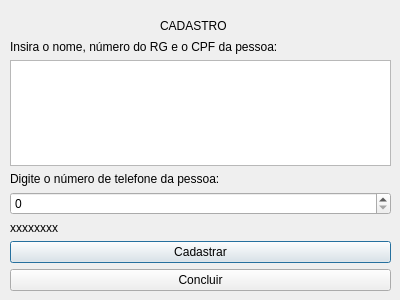
<?xml version="1.0" encoding="UTF-8"?>
<ui version="4.0">
 <class>Cadastro</class>
 <widget class="QDialog" name="Cadastro">
  <property name="geometry">
   <rect>
    <x>0</x>
    <y>0</y>
    <width>400</width>
    <height>300</height>
   </rect>
  </property>
  <property name="windowTitle">
   <string>Cadastro</string>
  </property>
  <widget class="QLabel" name="label">
   <property name="geometry">
    <rect>
     <x>160</x>
     <y>10</y>
     <width>111</width>
     <height>31</height>
    </rect>
   </property>
   <property name="text">
    <string>CADASTRO</string>
   </property>
  </widget>
  <widget class="QWidget" name="">
   <property name="geometry">
    <rect>
     <x>10</x>
     <y>40</y>
     <width>381</width>
     <height>251</height>
    </rect>
   </property>
   <layout class="QVBoxLayout" name="verticalLayout">
    <item>
     <widget class="QLabel" name="label_2">
      <property name="text">
       <string>Insira o nome, número do RG e o CPF da pessoa:</string>
      </property>
     </widget>
    </item>
    <item>
     <widget class="QPlainTextEdit" name="plainTextEdit"/>
    </item>
    <item>
     <widget class="QLabel" name="label_3">
      <property name="text">
       <string>Digite o número de telefone da pessoa:</string>
      </property>
     </widget>
    </item>
    <item>
     <widget class="QSpinBox" name="cp">
      <property name="maximum">
       <number>999999999</number>
      </property>
     </widget>
    </item>
    <item>
     <widget class="QLabel" name="cpf">
      <property name="text">
       <string>xxxxxxxx</string>
      </property>
     </widget>
    </item>
    <item>
     <widget class="QPushButton" name="CadCPF">
      <property name="text">
       <string>Cadastrar</string>
      </property>
     </widget>
    </item>
    <item>
     <widget class="QPushButton" name="cadastra">
      <property name="text">
       <string>Concluir</string>
      </property>
     </widget>
    </item>
   </layout>
  </widget>
 </widget>
 <resources/>
 <connections/>
</ui>
